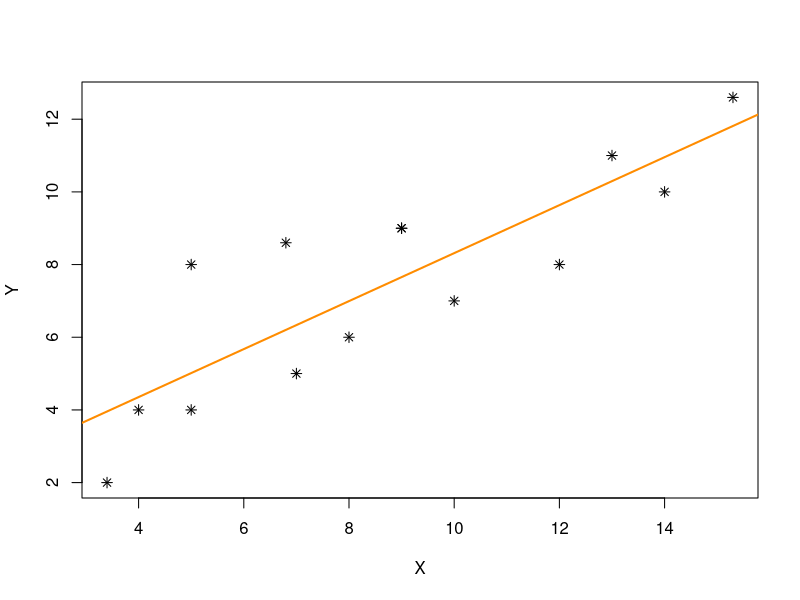

This figure's R source: (Note: this script raises an error after producing the figure.)
## ---- chunk 1
#| echo: false
X <- c(9,8,12,9,10,14,5,4,13,7,5,3.4,15.3,6.8)
Y <- c(9,6,8,9,7,10,8,4,11,5,4,2,12.6,8.6)
LM <- lm(Y~X)
plot(X,Y, pch = 8)
abline(LM, lwd = 2, col = "darkorange")
## ---- chunk 2
summary(LM)
## ---- chunk 3
#| echo: false
knitr::include_graphics("img/outputlm.png")
## ---- chunk 4
#| echo: false
knitr::include_graphics("img/outputlm1.png")
## ---- chunk 5
coefs = data.frame(summary(LM)$coefficients)
qt95 = qt(.975, 12)
deltaB0 = coefs$Std..Error[1]*qt95
deltaB1 = coefs$Std..Error[2]*qt95
CIB0 = c(coefs$Estimate[1]-deltaB0, 
         coefs$Estimate[1]+deltaB0)
CIB1 = c(coefs$Estimate[2]-deltaB1, 
         coefs$Estimate[2]+deltaB1)
CIB0
CIB1
## ---- chunk 6
#| echo: false
#| fig-align: center
z_res = scale(LM$residuals)[,1]
qqnorm(z_res, cex.axis = 2, cex.lab = 2.5, cex = 2, pch = 17)
qqline(z_res, lwd = 2, col ="firebrick")

## ---- chunk 7
#| echo: false
#| fig-align: center
set.seed(123)
myg = rgamma(15, 1, 2)
qqnorm(myg, cex.axis = 2, cex.lab = 2.5, cex = 2, pch = 17)
qqline(z_res, lwd = 2, col ="firebrick")
## ---- chunk 8
#| echo: false
#| fig-align: center

plot(X, residuals(LM), cex.axis = 2, cex.lab = 2.5, cex = 2, pch = 17, ylab = "Residui")
abline(h = 0, lwd = 2, col = "gray67", lty = 2)
## ---- chunk 9
#| echo: false
#| fig-align: center

myy = scale(X*rnorm(length(X), mean = 4, 2))[,1]

plot(X, myy, 
     cex.axis = 2, cex.lab = 2.5, cex = 2, pch = 17, ylab = "Residui")
abline(h = 0, lwd = 2, col = "gray67", lty = 2)
